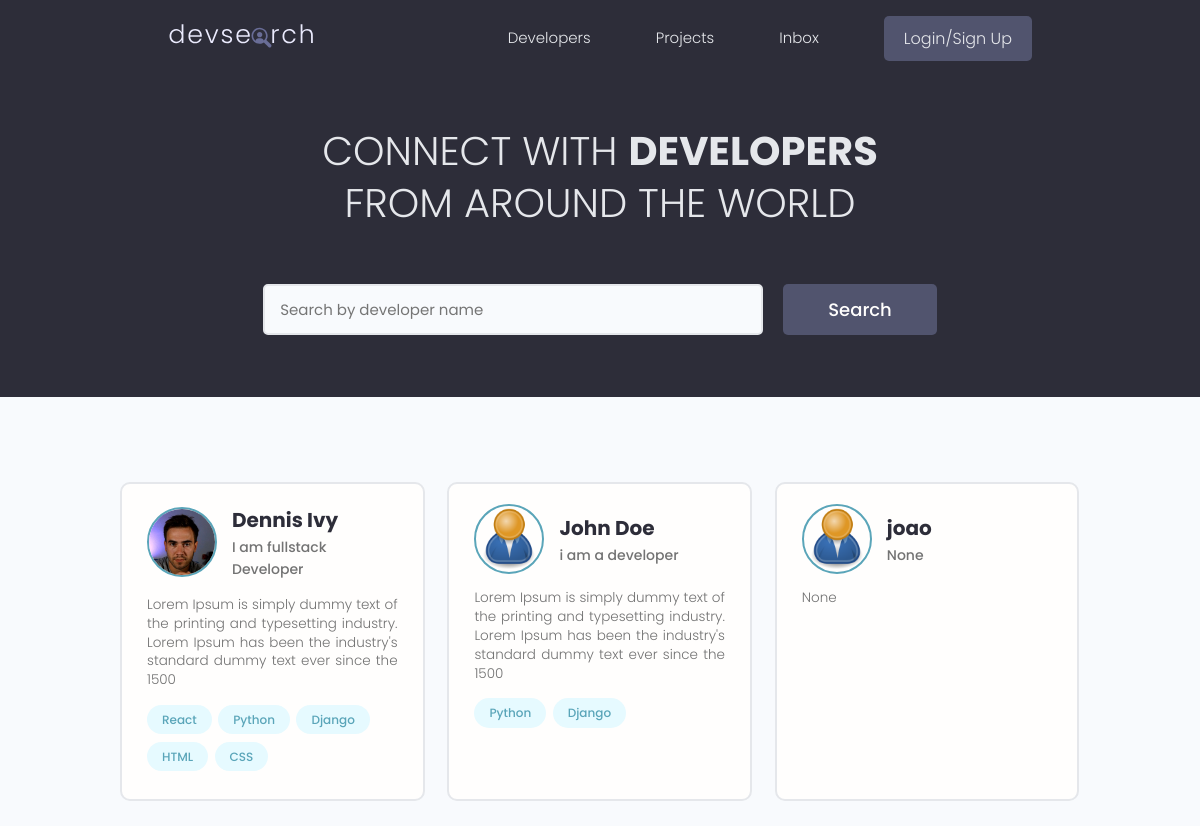
The app's page /, older data.
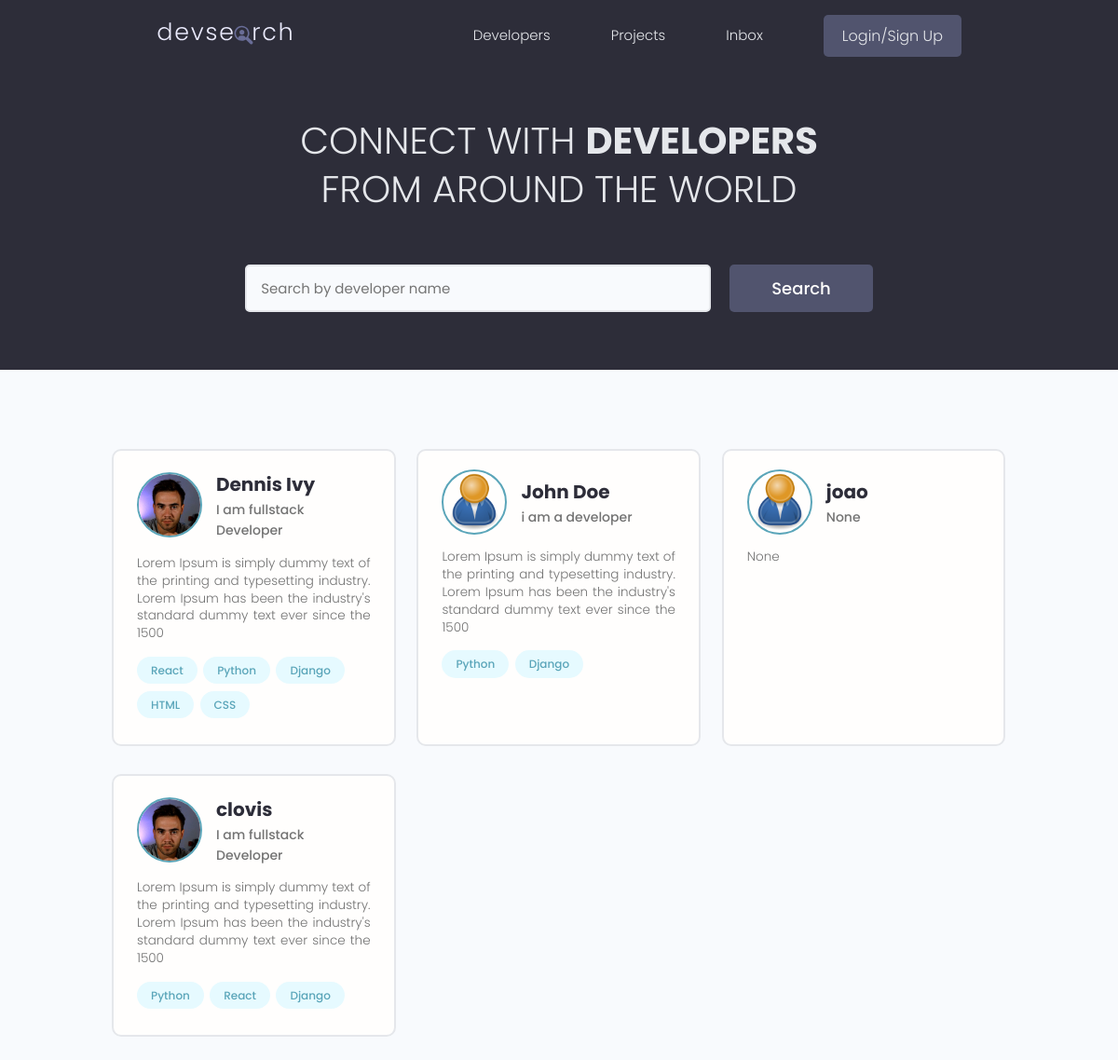
The same page, newer data.
### users/models.py (models this page shows, shortened)
class Profile(models.Model):
    user = models.OneToOneField(User, on_delete=models.CASCADE, null=True, blank=True)
    name = models.CharField(max_length=200, blank=True, null=True)
    email = models.EmailField(max_length=500, blank=True, null=True)
    username = models.CharField(max_length=200, blank=True, null=True)
    location = models.CharField(max_length=200, blank=True, null=True)
    short_intro = models.CharField(max_length=200, blank=True, null=True)
    bio = models.TextField(blank=True, null=True)
    profile_image = models.ImageField(blank=True, null=True, upload_to='profiles/', default="profiles/user-default.png")
    social_github = models.CharField(max_length=200, blank=True, null=True)
    social_twitter = models.CharField(max_length=200, blank=True, null=True)
    social_linkedin = models.CharField(max_length=200, blank=True, null=True)
    social_youtube = models.CharField(max_length=200, blank=True, null=True)
    social_website = models.CharField(max_length=200, blank=True, null=True)
    created = models.DateTimeField(auto_now_add=True)
    id = models.UUIDField(default=uuid.uuid4, unique=True, primary_key=True, editable=False)

class Skill(models.Model):
    owner = models.ForeignKey(Profile, on_delete=models.CASCADE, null=True, blank=True)
    name = models.CharField(max_length=200, blank=True, null=True)
    description = models.TextField(null=True, blank=True)
    created = models.DateTimeField(auto_now_add=True)
    id = models.UUIDField(default=uuid.uuid4, unique=True, primary_key=True, editable=False)

### users/views.py (the view)
# urls.py: path('', views.profiles, name="profiles"),
def profiles(request):
    profiles = Profile.objects.all()
    context = {"profiles": profiles}
    return render(request,'users/profiles.html', context)

### users/templates/users/profiles.html (shortened to what this page needs)
{% extends 'main.html' %}
{% block content %}
<main class="home">
  <section class="hero-section text-center">
    <div class="container container--narrow">
      <div class="hero-section__box">
        <h2>CONNECT WITH <span>DEVELOPERS</span></h2>
        <h2>FROM AROUND THE WORLD</h2>
      </div>
      <div class="hero-section__search">
        <form class="form" action="#" method="get">
          <div class="form__field">
            <input class="input input--text" id="formInput#search" type="text" name="text"
              placeholder="Search by developer name" />
          </div>
          <input class="btn btn--sub btn--lg" type="submit" value="Search" />
        </form>
      </div>
    </div>
  </section>
  <section class="devlist">
    <div class="container">
      <div class="grid grid--three">
        {% for profile in profiles %}
        <div class="column card">
          <div class="dev">
            <a href="{% url 'user-profile' profile.id %}" class="card__body">
              <div class="dev__profile">
                  <img class="avatar avatar--md" src="{{ profile.profile_image.url }}" alt="image" />
                <div class="dev__meta">
                  <h3>{{profile.name}}</h3>
                  <h5>{{profile.short_intro}}</h5>
                </div>
              </div>
              <p class="dev__info">{{profile.bio|slice:"150"}}</p>
              <div class="dev__skills">
                {% for skill in profile.skill_set.all|slice:"5" %}
                <span class="tag tag--pill tag--main">
                  <small>{{skill.name}}</small>
                </span>
                {% endfor %}
              </div>
            </a>
          </div>
        </div>
        {% endfor %}
      </div>
    </div>
  </section>
</main>
{% endblock content %}

### templates/main.html (shortened to what this page needs)
<!DOCTYPE html>
{% load static %}
<html lang="en">
<head>
    <link rel="stylesheet" href="https://cdn.iconmonstr.com/1.3.0/css/iconmonstr-iconic-font.min.css" />
    <link rel="stylesheet" href="{% static 'uikit/styles/uikit.css' %}" />
    <link rel="stylesheet" href="{% static 'styles/app.css' %}" />
</head>
<body>
    {% include 'navbar.html' %}
    {% block content %}
    {% endblock content %}
</body>
</html>

### templates/navbar.html (shortened to what this page needs)
{% load static %}
<header class="header">
<div class="container container--narrow">
    <a href="{% url 'profiles'%}" class="header__logo">
    <img src="{% static 'images/logo.svg'%}" alt="DevSearch Logo" />
    </a>
    <nav class="header__nav">
    <ul class="header__menu">
        <li class="header__menuItem"><a href="{% url 'profiles' %}">Developers</a></li>
        <li class="header__menuItem"><a href="{% url 'projects'%}">Projects</a></li>
        <li class="header__menuItem"><a href="inbox.html">Inbox</a></li>
        {% if request.user.is_authenticated %}
        <li class="header__menuItem"><a href="{% url 'account'%}">Account</a></li>
        <li class="header__menuItem"><a href="{% url 'logout' %}" class="btn btn--sub">Logout</a></li>
        {% else %}
        <li class="header__menuItem"><a href="{% url 'login' %}" class="btn btn--sub">Login/Sign Up</a></li>
        {% endif %}
    </ul>
    </nav>
</div>
</header>

### static/styles/app.css (style rules this page uses)
:root { --color-sub: #2d2d39; }
.btn--sub { background-color: var(--color-sub-light); }
.card { border: 2px solid var(--color-light); }
img { width: 100%; }
.header { position: sticky; z-index: 111; background-color: var(--color-sub); padding: 1.5rem 0; }
.header > .container { display: flex; justify-content: space-between; align-items: center; }
.header__logo > img { height: 3.8rem; }
.header__nav > ul { display: inline-flex; align-items: center; list-style: none; gap: 6.5rem; }
.header__menuItem > a { color: var(--color-light); font-weight: 300; }
.hero-section { height: 40vh; display: flex; align-items: center; background-color: var(--color-sub); }
.hero-section__box { margin-bottom: 4rem; }
.hero-section__box > h2, .hero-section__box > h2 > span { font-size: 4rem; color: var(--color-light); line-height: 1.3; text-transform: uppercase; }
.hero-section__box > h2 { font-weight: 300; }
.hero-section__box > h2 > span { font-weight: 700; }
.hero-section__search > .form { display: flex; align-items: center; justify-content: center; gap: 2rem; }
.hero-section__search > .form input.input--text { width: 50rem; }
.devlist { margin-top: 8rem; }
.devlist .grid { align-items: stretch; }
.devlist .dev .dev__profile { display: flex; align-items: center; gap: 1.5rem; }
.devlist .dev .dev__meta h3 { color: var(--color-sub); font-size: 2rem; font-weight: 700; }
.devlist .dev .dev__meta h5 { color: var(--color-text); font-size: 1.4rem; font-weight: 500; }
.devlist .dev .dev__info { margin: 1.5rem 0; font-size: 1.35rem; line-height: 1.4; text-align: justify; }

### static/uikit/styles/modules/_variables.css (style rules this page uses)
:root { --color-main: #5aa5b9; --color-main-light: #e6faff; --color-sub: #3f4156; --color-sub-light: #51546e; --color-sub-lighter: #ededfd; --color-text: #737373; --color-gray: #8b8b8b; --color-light: #e5e7eb; --color-light-gray: #767676; --color-bg: #f8fafd; --color-white: #fffefd; --color-white-light: #f3f3f3; --color-success: #359e64; --color-success-bg: #def8e8; --color-error: #fc4b0b; --color-error-bg: #fff2ee; --font-base: 'Poppins', arial, helvetica, 'Segoe UI', roboto, ubuntu, sans-serif; --font-monospace: 'Fira Code', 'Courier New', courier, monospace; --font-regular: 300; --font-medium: 500; --font-bold: 700; --generic-shadow: 1px 1px 5px #00000010; --generic-transition: all 0.3s ease-in-out; }

### static/uikit/styles/modules/_base.css (style rules this page uses)
* { margin: 0; padding: 0; box-sizing: border-box; text-rendering: optimizeLegibility; color: inherit; font-size: inherit; }
html { font-size: 50%; }
@media only screen and (min-width: 480px) { html { font-size: 56.25%; } }
@media only screen and (min-width: 1200px) { html { font-size: 62.5%; } }
body { line-height: 1.6; font-weight: 400; font-size: 1.5rem; color: var(--color-text); background-color: var(--color-bg); min-height: 100vh; }

### static/uikit/styles/modules/_typography.css (style rules this page uses)
* { font-family: var(--font-base); }
h2 { font-size: 3.6rem; font-weight: var(--font-bold); }
h3 { font-size: 3.2rem; font-weight: var(--font-medium); }
h5 { font-size: 2.4rem; font-weight: var(--font-medium); }
h5, h6 { font-weight: var(--font-regular); }
p, span, strong { font-size: 1.6rem; color: var(--color-text); font-weight: var(--font-regular); }
a { padding-bottom: 2px; text-decoration: none; display: inline-block; color: var(--color-main); font-weight: var(--font-medium); }

### static/uikit/styles/modules/_utilities.css (style rules this page uses)
.container { width: 92%; max-width: 165rem; margin: 0 auto; box-sizing: border-box; }
.container--narrow { width: 92%; max-width: 120rem; }
@media screen and (min-width: 1000px) { .container { width: 90%; } }
@media screen and (min-width: 1000px) { .container--narrow { width: 85%; } }
@media screen and (min-width: 1200px) { .container { width: 80%; } }
@media screen and (min-width: 1200px) { .container--narrow { width: 72%; } }
.text-center { text-align: center; }

### static/uikit/styles/modules/_avatar.css (style rules this page uses)
.avatar { border-radius: 50%; border: 2px solid var(--color-main); object-fit: cover; }
.avatar--md { height: 7rem; width: 7rem; }

### static/uikit/styles/modules/_button.css (style rules this page uses)
.btn { display: inline-block; position: relative; cursor: pointer; background-color: var(--color-light); font-weight: var(--font-medium); color: var(--color-sub); text-decoration: none; padding: 1rem 2rem; border-radius: 0.5rem; border: none; width: -webkit-fit-content; width: -moz-fit-content; width: fit-content; height: -webkit-fit-content; height: -moz-fit-content; height: fit-content; font-size: 1.6rem; outline-width: 0; outline-color: transparent; -webkit-backface-visibility: hidden; backface-visibility: hidden; transition: all 0.3s ease-in-out; }
.btn--sub { background-color: var(--color-sub); color: var(--color-white); }
.btn--lg { font-size: 1.8rem; padding: 1.2rem 4.5rem; }

Row changes from the older to the newer data that the page shows:
added Profile: profile_image (picture), name "clovis", short_intro "I am fullstack Developer", bio "Lorem Ipsum is simply dummy text of the printing and typesetting industry. Lorem Ipsum has been the industry's standard dummy text ever since the 1500"
added Skill: name "Python", shown under "clovis"
added Skill: name "React", shown under "clovis"
added Skill: name "Django", shown under "clovis"
